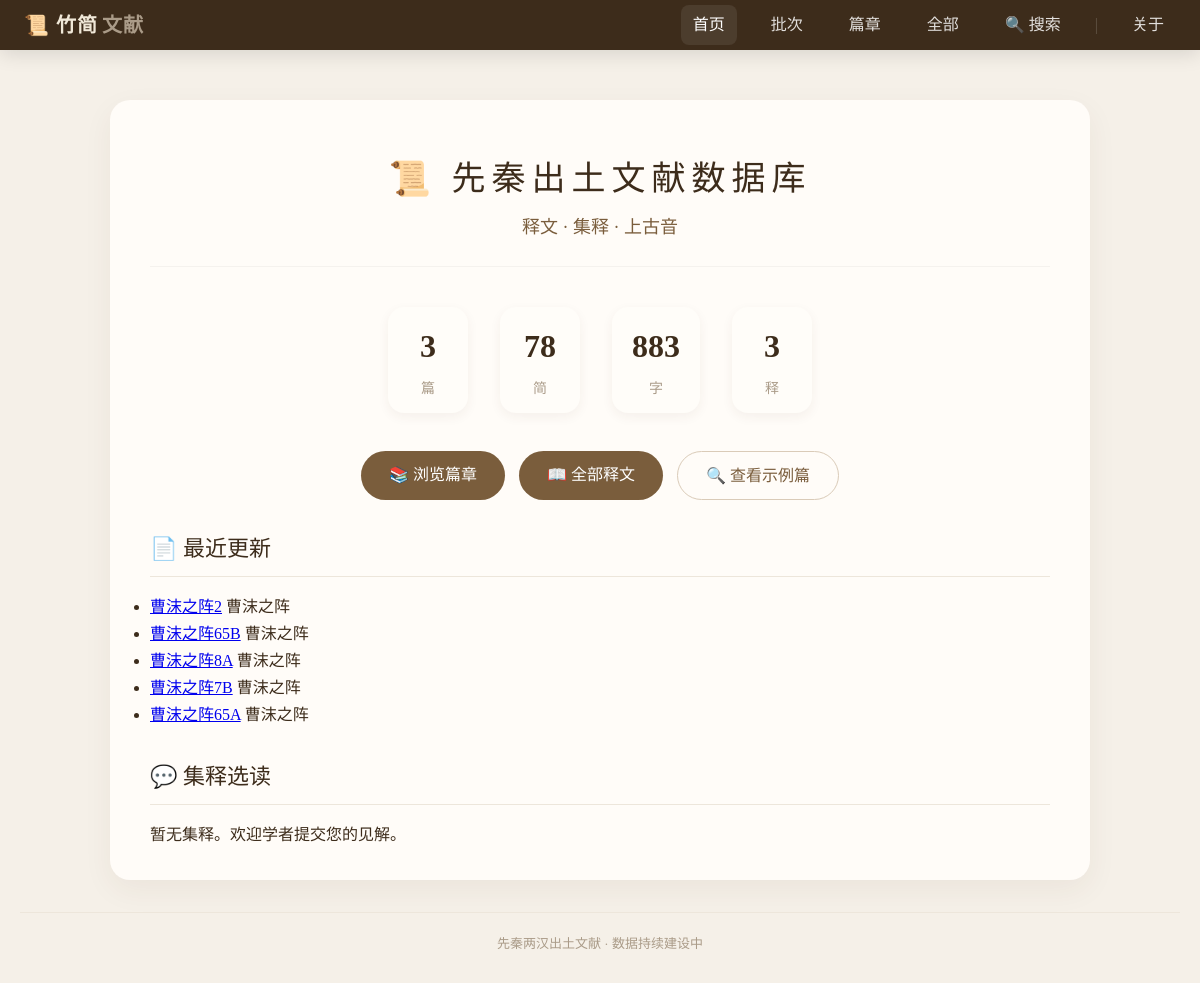
The app's page /, older data.
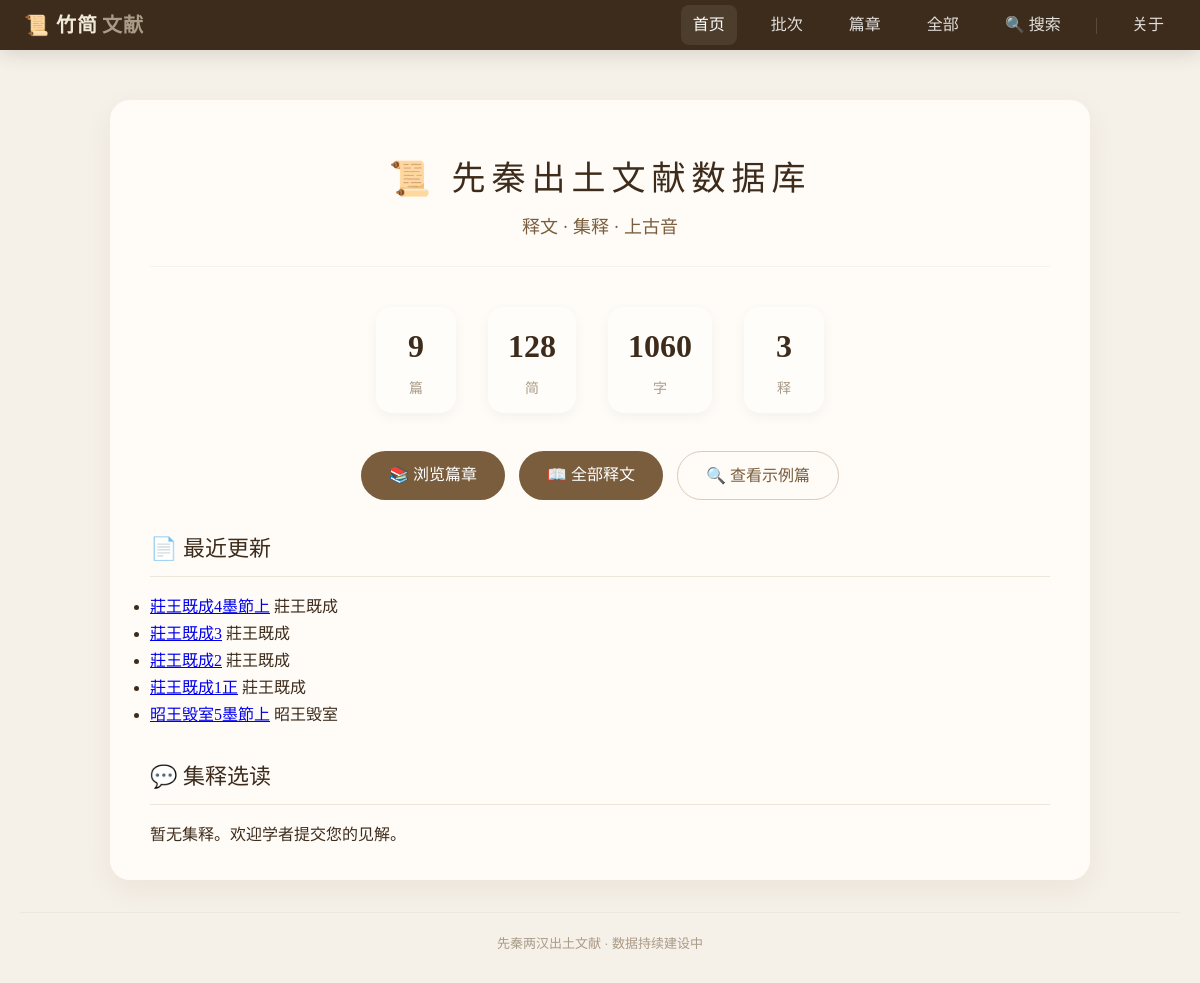
The same page, newer data.
### texts/models.py (models this page shows, shortened)
class SlipText(models.Model):
    slip_id = models.CharField(max_length=50, verbose_name="简号")
    content = models.TextField(verbose_name="释文")
    chapter = models.ForeignKey('Chapter', on_delete=models.SET_NULL, related_name='slip_texts', null=True, verbose_name="篇目")
    order = models.PositiveIntegerField(default=0, verbose_name="简序")
    source = models.CharField(max_length=200, blank=True, verbose_name="出处")
    parallel_text = models.CharField(max_length=200, blank=True, verbose_name="对读")
    image = models.ImageField(upload_to='slips/', blank=True, null=True, verbose_name="图版")
    class Meta:
        ordering = ['order']
        verbose_name = "竹简释文"
        verbose_name_plural = "竹简释文"

class Chapter(models.Model):
    title = models.CharField(max_length=100, unique=True, verbose_name="篇名")
    description = models.TextField(blank=True, verbose_name="篇目说明")
    slip_order = models.JSONField(
        default=list,
        blank=True,
        verbose_name="简序",
        help_text="按顺序存储该篇所有简，如 ['41', '1', '37A', '2']"
    )
    collection = models.ForeignKey(
        Collection,
        on_delete=models.SET_NULL,
        null=True,
        blank=True,
        related_name='chapters',
        verbose_name="所属批次"
    )
    class Meta:
        ordering = ['title']
        verbose_name = "篇目"
        verbose_name_plural = "篇目"

### texts/views.py (the view)
# urls.py: 2. Add a URL to urlpatterns:  path('', views.home, name='home')
def home(request):
    total_chapters = Chapter.objects.count()
    total_slips = SlipText.objects.count()
    total_chars = Character.objects.count()
    total_annotations = Annotation.objects.filter(is_approved=True).count()
    recent_slips = SlipText.objects.select_related('chapter').order_by('-id')[:5]
    context = {
        'total_chapters': total_chapters,
        'total_slips': total_slips,
        'total_chars': total_chars,
        'total_annotations': total_annotations,
        'recent_slips': recent_slips,
    }
    return render(request, 'texts/home.html', context)

### texts/templates/texts/home.html (shortened to what this page needs)
{% extends 'texts/base.html' %}
{% load static %}
{% block content %}
    <div class="hero">
        <h1>📜 先秦出土文献数据库</h1>
        <p>释文 · 集释 · 上古音</p>
    </div>
    <div class="stats">
        <div class="stat-item">
            <span class="stat-number">{{ total_chapters }}</span>
            <span class="stat-label">篇</span>
        </div>
        <div class="stat-item">
            <span class="stat-number">{{ total_slips }}</span>
            <span class="stat-label">简</span>
        </div>
        <div class="stat-item">
            <span class="stat-number">{{ total_chars }}</span>
            <span class="stat-label">字</span>
        </div>
        <div class="stat-item">
            <span class="stat-number">{{ total_annotations }}</span>
            <span class="stat-label">释</span>
        </div>
    </div>
    <div class="quick-actions">
        <a href="{% url 'chapter_list' %}">📚 浏览篇章</a>
        <a href="{% url 'slip_list' %}">📖 全部释文</a>
        <a href="{% url 'slip_list' %}?chapter=1" class="outline">🔍 查看示例篇</a>
    </div>
    <h2 class="section-title">📄 最近更新</h2>
    {% if recent_slips %}
        <ul class="recent-list">
            {% for slip in recent_slips %}
                <li>
                    <a href="{% url 'slip_detail' pk=slip.pk %}">{{ slip.slip_id }}</a>
                    <span class="date">{{ slip.chapter.title|default:"未分类" }}</span>
                </li>
            {% endfor %}
        </ul>
    {% else %}
        <p class="note-text">暂无数据。</p>
    {% endif %}
    <h2 class="section-title">💬 集释选读</h2>
    {% if random_annotation %}
        <div class="annotation-teaser">
            “{{ random_annotation.content|truncatechars:120 }}”
            <div class="annotation-note">
                —— <span class="author">{{ random_annotation.author }}</span>
                · {{ random_annotation.get_annotation_type_display }}
                · 可靠度 {{ random_annotation.confidence }}/5
            </div>
        </div>
    {% else %}
        <p class="note-text">暂无集释。欢迎学者提交您的见解。</p>
    {% endif %}
{% endblock %}

Row changes from the older to the newer data that the page shows:
no longer on this page (row edited): SlipText: slip_id "曹沫之阵2", chapter "曹沫之阵"
no longer on this page (row edited): SlipText: slip_id "曹沫之阵65B", chapter "曹沫之阵"
no longer on this page (row edited): SlipText: slip_id "曹沫之阵8A", chapter "曹沫之阵"
no longer on this page (row edited): SlipText: slip_id "曹沫之阵7B", chapter "曹沫之阵"
no longer on this page (row unchanged): SlipText: slip_id "曹沫之阵65A", chapter "曹沫之阵"
added SlipText: slip_id "莊王既成4墨節上", chapter "莊王既成"
added SlipText: slip_id "莊王既成3", chapter "莊王既成"
added SlipText: slip_id "莊王既成2", chapter "莊王既成"
added SlipText: slip_id "莊王既成1正", chapter "莊王既成"
added SlipText: slip_id "昭王毁室5墨節上", chapter "昭王毁室"
Text that changed along with them:
{{ total_chapters }}: "3" → "9"
{{ total_slips }}: "78" → "128"
{{ total_chars }}: "883" → "1060"
